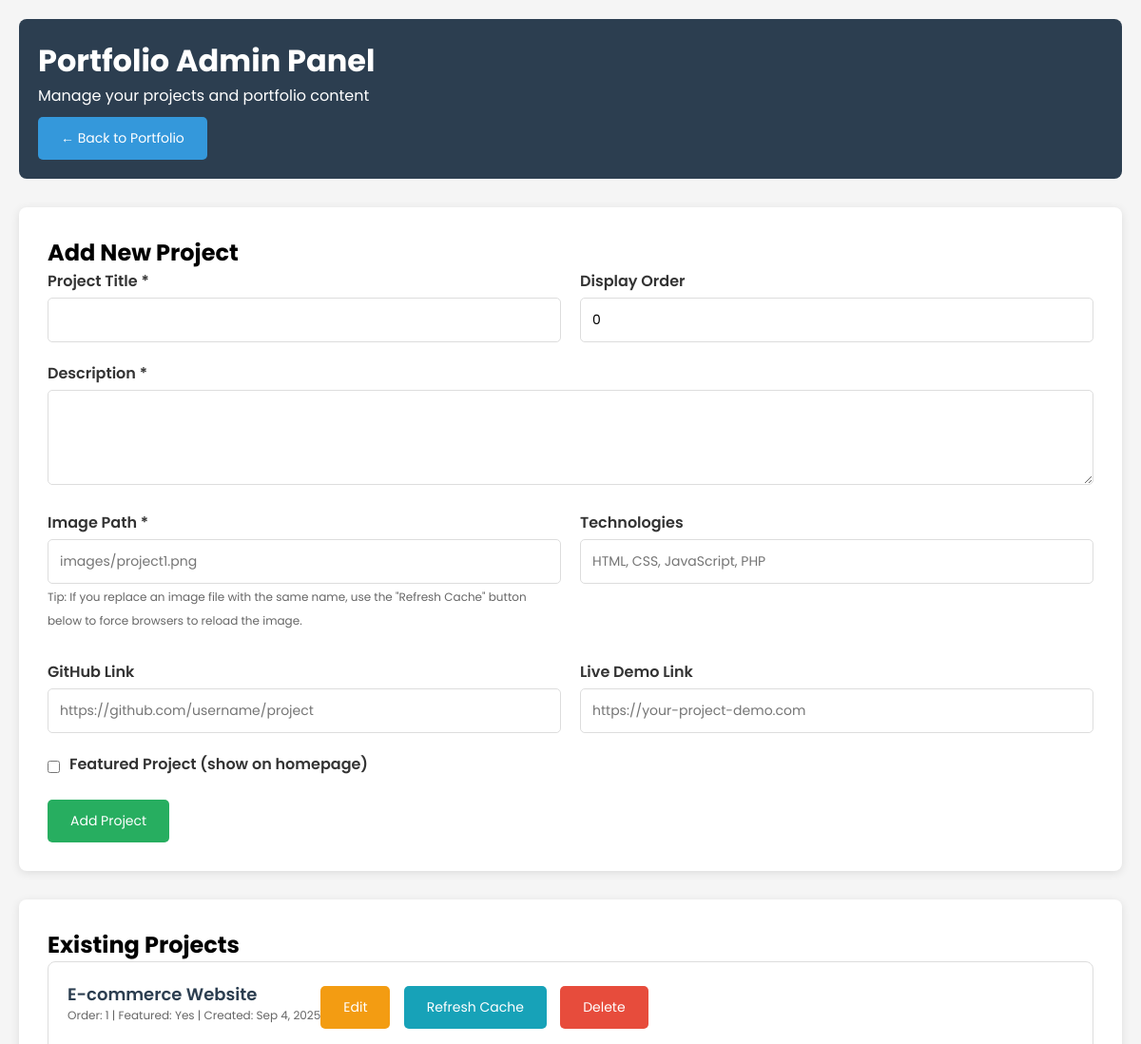
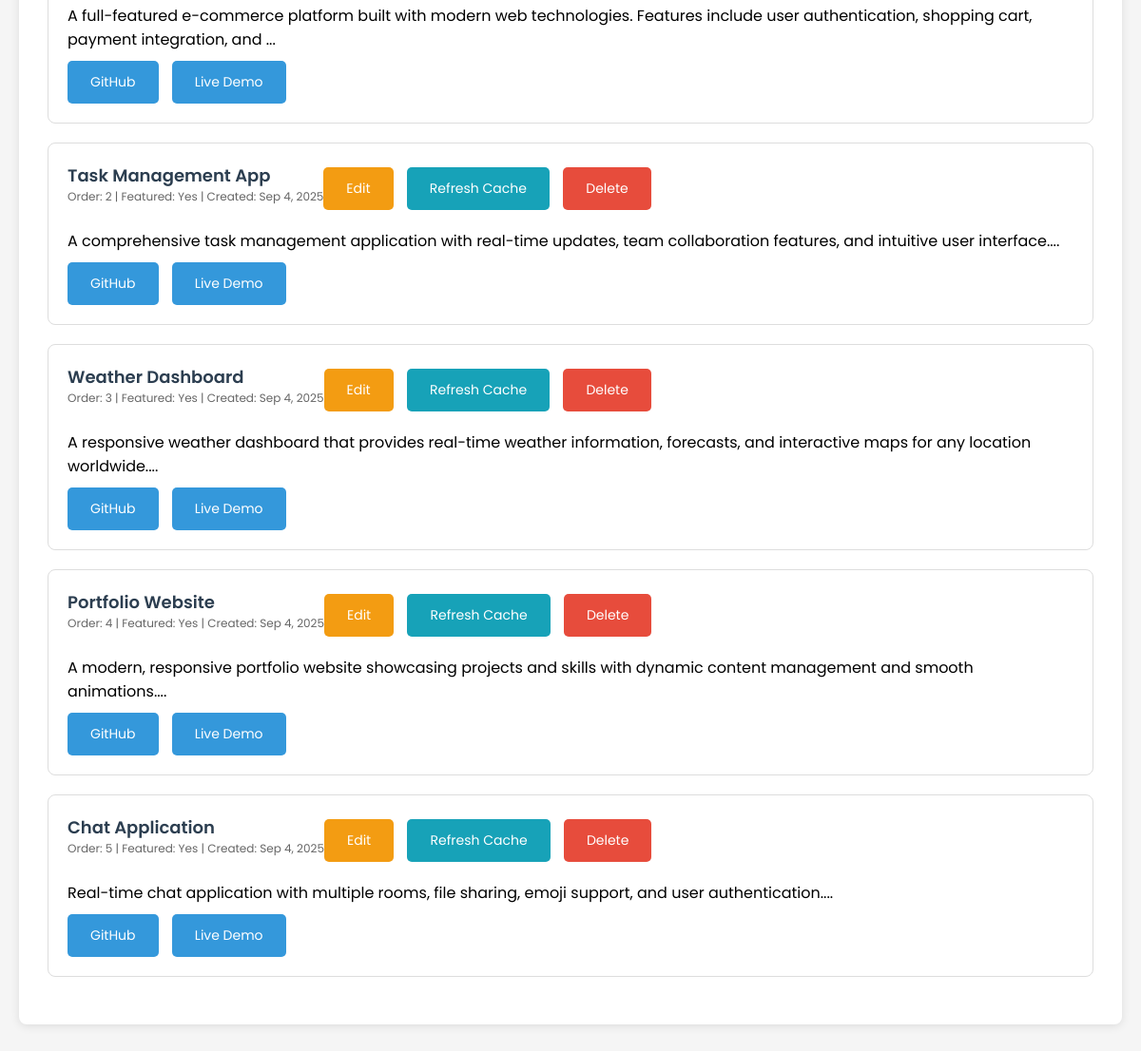
The app's page /admin/index.php with its own data (2 pictures, top to bottom).
### tables this page shows
CREATE TABLE IF NOT EXISTS projects (
    id INT AUTO_INCREMENT PRIMARY KEY,
    title VARCHAR(255) NOT NULL,
    description TEXT NOT NULL,
    image_path VARCHAR(500) NOT NULL,
    github_link VARCHAR(500),
    live_demo_link VARCHAR(500),
    technologies VARCHAR(500),
    featured BOOLEAN DEFAULT FALSE,
    created_at TIMESTAMP DEFAULT CURRENT_TIMESTAMP,
    updated_at TIMESTAMP DEFAULT CURRENT_TIMESTAMP ON UPDATE CURRENT_TIMESTAMP,
    display_order INT DEFAULT 0
);

### includes/project_manager.php (called while the page is built, shortened)
<?php
require_once __DIR__ . '/../config/database.php';
class ProjectManager
{
    private $pdo;
    public function __construct($pdo)
    {
        $this->pdo = $pdo;
    }
    public function getAllProjects($featured_only = false)
    {
        $sql = "SELECT * FROM projects";
        $sql .= " ORDER BY display_order ASC, created_at DESC";
        $stmt = $this->pdo->prepare($sql);
        $stmt->execute();
        return $stmt->fetchAll(PDO::FETCH_ASSOC);
    }
}
$projectManager = new ProjectManager($pdo);
?>

### admin/index.php (the view, shortened to what this page needs)
<?php
require_once '../includes/project_manager.php';
$projects = $projectManager->getAllProjects();
$editProject = null;
?>
<!DOCTYPE html>
<html lang="en">
<head>
</head>
<body>
    <div class="container">
        <div class="header">
            <h1>Portfolio Admin Panel</h1>
            <p>Manage your projects and portfolio content</p>
            <a href="../index.php" class="btn" style="margin-top: 10px;">← Back to Portfolio</a>
        </div>
        <div class="form-container">
            <h2><?php echo $editProject ? 'Edit Project' : 'Add New Project'; ?></h2>
            <form method="POST">
                <div class="form-row">
                    <div class="form-group">
                        <label for="title">Project Title *</label>
                        <input type="text" id="title" name="title" required
                               value="<?php echo $editProject ? htmlspecialchars($editProject['title']) : ''; ?>">
                    </div>
                    <div class="form-group">
                        <label for="display_order">Display Order</label>
                        <input type="number" id="display_order" name="display_order" min="0"
                               value="<?php echo $editProject ? $editProject['display_order'] : '0'; ?>">
                    </div>
                </div>
                <div class="form-group">
                    <label for="description">Description *</label>
                    <textarea id="description" name="description" required><?php echo $editProject ? htmlspecialchars($editProject['description']) : ''; ?></textarea>
                </div>
                <div class="form-row">
                    <div class="form-group">
                        <label for="image_path">Image Path *</label>
                        <input type="text" id="image_path" name="image_path" required
                               placeholder="images/project1.png"
                               value="<?php echo $editProject ? htmlspecialchars($editProject['image_path']) : ''; ?>"
                               onchange="previewImage()">
                        <small style="color: #666; font-size: 12px;">
                            Tip: If you replace an image file with the same name, use the "Refresh Cache" button below to force browsers to reload the image.
                        </small>
                    </div>
                    <div class="form-group">
                        <label for="technologies">Technologies</label>
                        <input type="text" id="technologies" name="technologies"
                               placeholder="HTML, CSS, JavaScript, PHP"
                               value="<?php echo $editProject ? htmlspecialchars($editProject['technologies']) : ''; ?>">
                    </div>
                </div>
                <div class="form-row">
                    <div class="form-group">
                        <label for="github_link">GitHub Link</label>
                        <input type="url" id="github_link" name="github_link"
                               placeholder="https://github.com/username/project"
                               value="<?php echo $editProject ? htmlspecialchars($editProject['github_link']) : ''; ?>">
                    </div>
                    <div class="form-group">
                        <label for="live_demo_link">Live Demo Link</label>
                        <input type="url" id="live_demo_link" name="live_demo_link"
                               placeholder="https://your-project-demo.com"
                               value="<?php echo $editProject ? htmlspecialchars($editProject['live_demo_link']) : ''; ?>">
                    </div>
                </div>
                <div class="form-group">
                    <div class="checkbox-group">
                        <input type="checkbox" id="featured" name="featured"
                               <?php echo ($editProject && $editProject['featured']) ? 'checked' : ''; ?>>
                        <label for="featured">Featured Project (show on homepage)</label>
                    </div>
                </div>
                <button type="submit" class="btn btn-success">
                    <?php echo $editProject ? 'Update Project' : 'Add Project'; ?>
                </button>
            </form>
        </div>
        <div class="projects-list">
            <h2>Existing Projects</h2>
            <?php if (empty($projects)): ?>
                <p>No projects found. Add your first project above!</p>
            <?php else: ?>
                <?php foreach ($projects as $project): ?>
                    <div class="project-item">
                        <div class="project-header">
                            <div>
                                <div class="project-title"><?php echo htmlspecialchars($project['title']); ?></div>
                                <div class="project-meta">
                                    Order: <?php echo $project['display_order']; ?> |
                                    Featured: <?php echo $project['featured'] ? 'Yes' : 'No'; ?> |
                                    Created: <?php echo date('M j, Y', strtotime($project['created_at'])); ?>
                                </div>
                            </div>
                            <div>
                                <a href="?edit_id=<?php echo $project['id']; ?>" class="btn btn-warning">Edit</a>
                                <form method="POST" style="display: inline;"
                                      title="Refresh image cache if you replaced the image file">
                                    <button type="submit" class="btn" style="background: #17a2b8;">Refresh Cache</button>
                                </form>
                                <form method="POST" style="display: inline;"
                                      onsubmit="return confirm('Are you sure you want to delete this project?');">
                                    <button type="submit" class="btn btn-danger">Delete</button>
                                </form>
                            </div>
                        </div>
                        <p><?php echo htmlspecialchars(substr($project['description'], 0, 150)) . '...'; ?></p>
                        <div style="margin-top: 10px;">
                            <?php if ($project['github_link']): ?>
                                <a href="<?php echo htmlspecialchars($project['github_link']); ?>" target="_blank" class="btn">GitHub</a>
                            <?php endif; ?>
                            <?php if ($project['live_demo_link']): ?>
                                <a href="<?php echo htmlspecialchars($project['live_demo_link']); ?>" target="_blank" class="btn">Live Demo</a>
                            <?php endif; ?>
                        </div>
                    </div>
                <?php endforeach; ?>
            <?php endif; ?>
        </div>
    </div>
</body>
</html>

### admin/index.php (style rules this page uses)
* { margin: 0; padding: 0; box-sizing: border-box; font-family: 'Poppins', sans-serif; }
body { background: #f5f5f5; padding: 20px; }
.container { max-width: 1200px; margin: 0 auto; }
.header { background: #2c3e50; color: white; padding: 20px; border-radius: 8px; margin-bottom: 30px; }
.form-container, .projects-list { background: white; padding: 30px; border-radius: 8px; margin-bottom: 30px; box-shadow: 0 2px 10px rgba(0,0,0,0.1); }
.form-group { margin-bottom: 20px; }
label { display: block; margin-bottom: 5px; font-weight: 600; color: #333; }
input, textarea, select { width: 100%; padding: 12px; border: 1px solid #ddd; border-radius: 5px; font-size: 14px; }
textarea { height: 100px; resize: vertical; }
.checkbox-group { display: flex; align-items: center; gap: 10px; }
.checkbox-group input { width: auto; }
.btn { background: #3498db; color: white; padding: 12px 24px; border: none; border-radius: 5px; cursor: pointer; font-size: 14px; text-decoration: none; display: inline-block; margin-right: 10px; }
.btn-success { background: #27ae60; }
.btn-danger { background: #e74c3c; }
.btn-warning { background: #f39c12; }
.project-item { border: 1px solid #ddd; border-radius: 8px; padding: 20px; margin-bottom: 20px; }
.project-header { display: flex; justify-content: between; align-items: center; margin-bottom: 15px; }
.project-title { font-size: 18px; font-weight: 600; color: #2c3e50; }
.project-meta { font-size: 12px; color: #666; margin-bottom: 10px; }
.form-row { display: grid; grid-template-columns: 1fr 1fr; gap: 20px; }

### records on screen
projects: title "E-commerce Website", display_order "1", featured "Yes", created_at "Sep 4, 2025", description "A full-featured e-commerce platform built with modern web technologies. Features include user authentication, shopping cart, payment integration, and"
projects: title "Task Management App", display_order "2", featured "Yes", created_at "Sep 4, 2025", description "A comprehensive task management application with real-time updates, team collaboration features, and intuitive user interface."
projects: title "Weather Dashboard", display_order "3", featured "Yes", created_at "Sep 4, 2025", description "A responsive weather dashboard that provides real-time weather information, forecasts, and interactive maps for any location worldwide."
projects: title "Portfolio Website", display_order "4", featured "Yes", created_at "Sep 4, 2025", description "A modern, responsive portfolio website showcasing projects and skills with dynamic content management and smooth animations."
projects: title "Chat Application", display_order "5", featured "Yes", created_at "Sep 4, 2025", description "Real-time chat application with multiple rooms, file sharing, emoji support, and user authentication."
